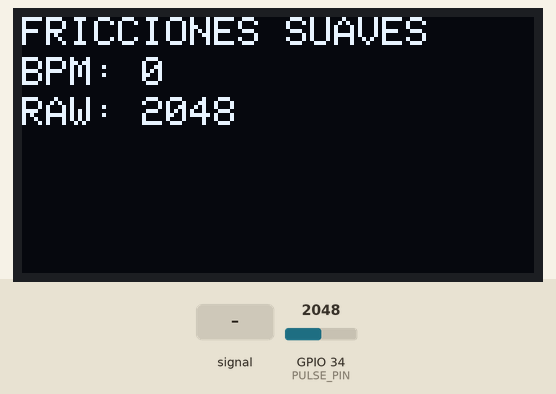
Simulated run of this sketch. Board: ESP32. On the bench: 128×64 one-colour display. The inputs (shaded band) are chosen by the test bench; at power-on: GPIO 34 (PULSE_PIN) = 2048 (analog values on the 0–4095 scale). What the sketch prints to the serial monitor is not drawn.

Above: at 1.2 s.
1.3 s: GPIO 34 (PULSE_PIN) fed a 200 Hz sine of ±327 counts around its level
At 1.4 s:
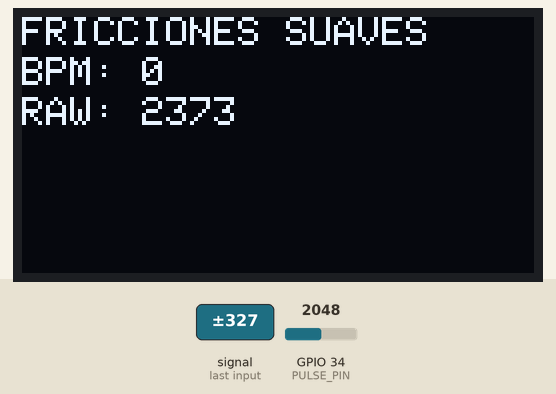
3.2 s: GPIO 34 (PULSE_PIN) set to 1960
At 4.3 s:
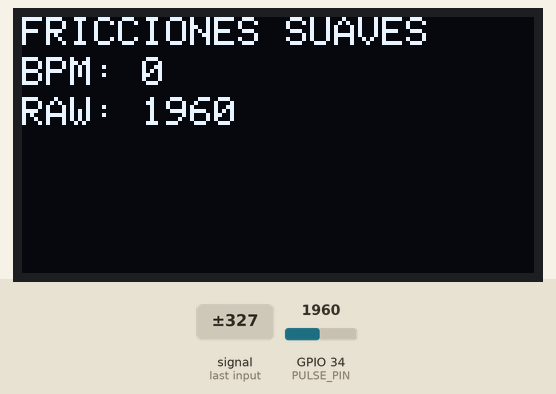
4.7 s: GPIO 34 (PULSE_PIN) fed a 1000 Hz sine of ±1023 counts around its level
At 4.89 s:
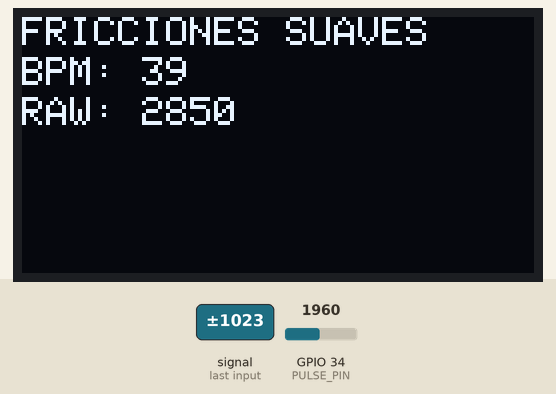
6.3 s: GPIO 34 (PULSE_PIN) set to 2040
At 7.5 s:
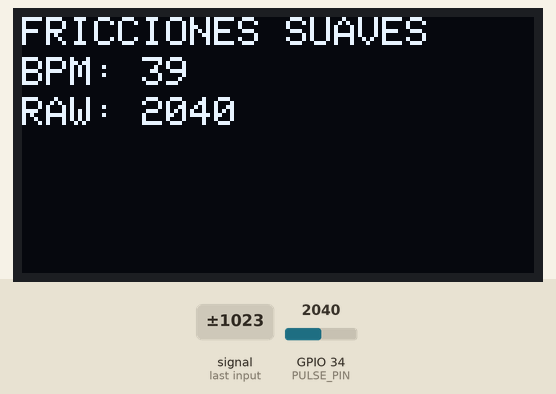
9.3 s: GPIO 34 (PULSE_PIN) set to 2047
At 9.8 s:
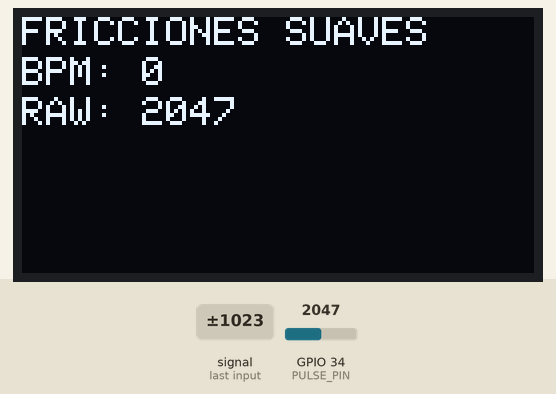
Timing chart, 0 to 11.8 s (numbered marks = the images above; inputs shaded):
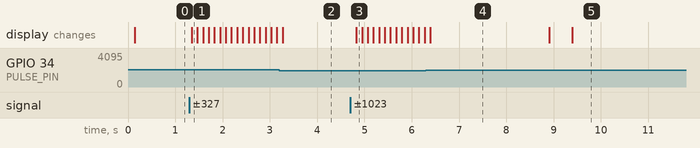

Measured:
- after the input at 1.3 s, the display: changes after 0.05 s (image 1)
- after the input at 4.7 s, the display: changes after 0.13 s (image 3)
- after the input at 9.3 s, the display: changes after 0.09 s (image 5)
- what the display in image 4 shows lasts 2.5 s, from 6.4 s to 8.9 s

The sketch:

01_Pulse_Test.ino
```cpp
#include <Wire.h>
#include <Adafruit_GFX.h>
#include <Adafruit_SSD1306.h>

#define SCREEN_WIDTH 128
#define SCREEN_HEIGHT 64

#define OLED_SDA 21
#define OLED_SCL 22
#define OLED_ADDR 0x3C

#define PULSE_PIN 34

Adafruit_SSD1306 display(SCREEN_WIDTH, SCREEN_HEIGHT, &Wire, -1);

// ---------- Configuración de tiempos ----------
const unsigned long pulseReadIntervalMs = 4;     // lectura rápida
const unsigned long displayUpdateMs     = 120;   // refresco OLED
const unsigned long serialUpdateMs      = 50;    // debug serial
const unsigned long beatTimeoutMs       = 2500;  // si no hay latido, BPM = 0

// ---------- Estado del pulso ----------
int rawPulse = 0;
int bpm = 0;

int thresholdHigh = 2300;   // ajustar según tu sensor
int thresholdLow  = 2100;   // histéresis para evitar rebotes

bool pulseStateHigh = false;
unsigned long lastBeatTime = 0;
unsigned long lastValidBeatInterval = 0;

// ---------- Timers ----------
unsigned long lastPulseReadTime = 0;
unsigned long lastDisplayTime = 0;
unsigned long lastSerialTime = 0;

void setup() {
  Serial.begin(115200);

  Wire.begin(OLED_SDA, OLED_SCL);

  if (!display.begin(SSD1306_SWITCHCAPVCC, OLED_ADDR)) {
    while (true) {
      // fallo crítico de display
    }
  }

  display.setRotation(2);  // 180 grados
  display.clearDisplay();
  display.display();

  analogReadResolution(12); // ESP32: 0-4095
}

void loop() {
  unsigned long now = millis();

  // 1) Leer sensor de pulso constantemente
  if (now - lastPulseReadTime >= pulseReadIntervalMs) {
    lastPulseReadTime = now;
    updatePulseSensor(now);
  }

  // 2) Si hace mucho que no hay latido, limpiar BPM
  if (lastBeatTime != 0 && (now - lastBeatTime > beatTimeoutMs)) {
    bpm = 0;
  }

  // 3) Actualizar pantalla aparte
  if (now - lastDisplayTime >= displayUpdateMs) {
    lastDisplayTime = now;
    updateDisplay();
  }

  // 4) Debug serial aparte
  if (now - lastSerialTime >= serialUpdateMs) {
    lastSerialTime = now;
    Serial.print("RAW: ");
    Serial.print(rawPulse);
    Serial.print("  BPM: ");
    Serial.println(bpm);
  }

  // Aquí después puedes agregar:
  // - lectura IMU
  // - touch
  // - humedad
  // - MQTT
  // todo con timers independientes
}

void updatePulseSensor(unsigned long now) {
  rawPulse = analogRead(PULSE_PIN);

  // Cruce por umbral alto = posible latido
  if (!pulseStateHigh && rawPulse >= thresholdHigh) {
    pulseStateHigh = true;

    if (lastBeatTime > 0) {
      unsigned long interval = now - lastBeatTime;

      // Filtrar latidos imposibles
      if (interval >= 300 && interval <= 2000) {
        lastValidBeatInterval = interval;
        bpm = 60000 / interval;
      }
    }

    lastBeatTime = now;
  }

  // Debe bajar del umbral bajo para habilitar el siguiente latido
  if (pulseStateHigh && rawPulse <= thresholdLow) {
    pulseStateHigh = false;
  }
}

void updateDisplay() {
  display.clearDisplay();
  display.setTextColor(SSD1306_WHITE);
  display.setTextSize(1);

  display.setCursor(0, 0);
  display.println("FRICCIONES SUAVES");

  display.setCursor(0, 10);
  display.print("BPM: ");
  display.println(bpm);

  display.setCursor(0, 20);
  display.print("RAW: ");
  display.println(rawPulse);

  display.display();
}
```
